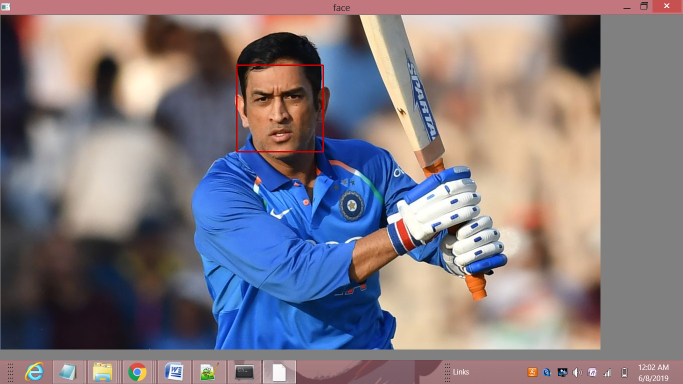
#> input picture Dhoni.png, 1366 x 768 px (shown at 1/2 size)
$ jupyter execute Blurring_an_image.ipynb
#> lines starting #> are read from the running program, lines starting #| are printed output that depends on the picture; after the words box and inside, x2 and y2 are one past the last pixel; in counts of white or black regions, pixels touching at a corner belong together
[cell 1]
import cv2

[cell 2]
img='Dhoni.png'
imgg=cv2.imread(img,1)
#> imgg is the input picture: shape (768, 1366, 3); mean B, G, R 128.6, 121.5, 129.8

[cell 3]
cv2.imshow('Img',imgg)
cv2.waitKey(0)
cv2.destroyAllWindows()

[cell 4]
imgg.shape
#> Out = (768, 1366, 3)

[cell 5]
blur = cv2.blur(imgg,(10,10))
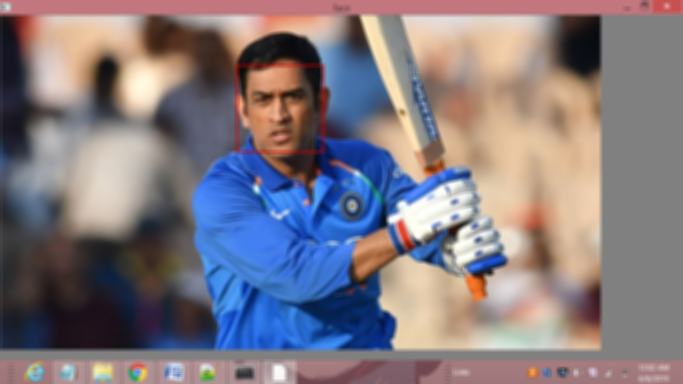
#> blur: shape (768, 1366, 3) (shown at 1/2 size); mean B, G, R 128.6, 121.4, 129.8

[cell 6]
cv2.imshow('Img',blur)
cv2.waitKey(0)
cv2.destroyAllWindows()

[cell 7]
#img[startX:endX, startY:endY] = cv2.blur(img[startX:endX, startY:endY], (23, 23))

imgg[100:300,100:800]=cv2.blur(imgg[100:300,100:800],(50,50))
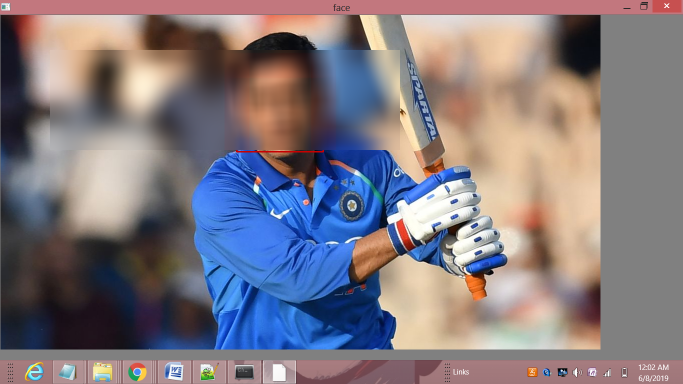
#> imgg: shape (768, 1366, 3) (shown at 1/2 size); 13.32% of pixels changed, all inside (x1, y1, x2, y2) = (100, 100, 800, 300)

[cell 8]
cv2.imshow('Img',imgg)
cv2.waitKey(0)
cv2.destroyAllWindows()

[cell 9]
imggg=cv2.imread(img,1)

[cell 10]
blurr2=cv2.blur(imggg,(20,20))
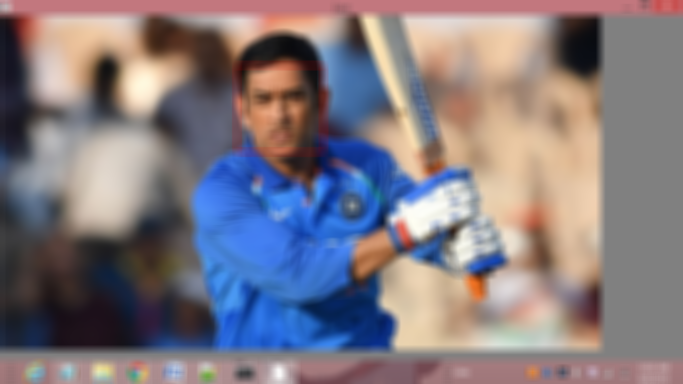
#> blurr2: shape (768, 1366, 3) (shown at 1/2 size); mean B, G, R 128.6, 121.4, 129.8
blurr2[100:300,100:800]=imggg[100:300,100:800]
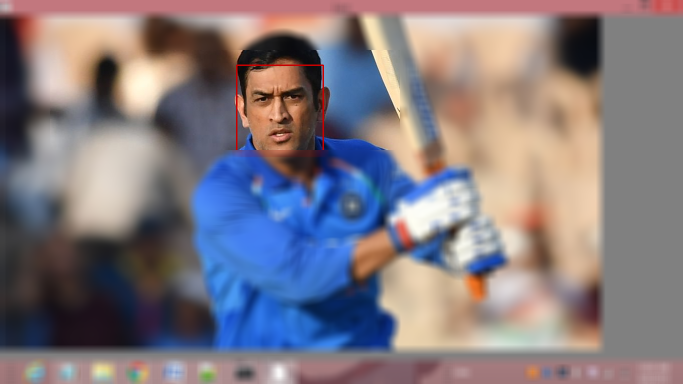
#> blurr2: shape (768, 1366, 3) (shown at 1/2 size); 13.09% of pixels changed, all inside (x1, y1, x2, y2) = (100, 100, 800, 300)

$ run again, with frame1.jpg saved as Dhoni.png
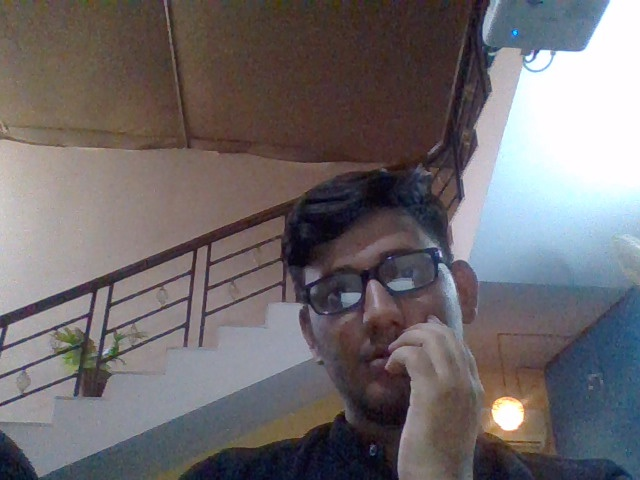
#> input picture frame1.jpg, 640 x 480 px
#> imgg is the input picture: shape (480, 640, 3); mean B, G, R 109.6, 107, 112.1
#> `imgg[100:300,100:800]=cv2.blur(imgg[100:300,100:800],(50,50))`:
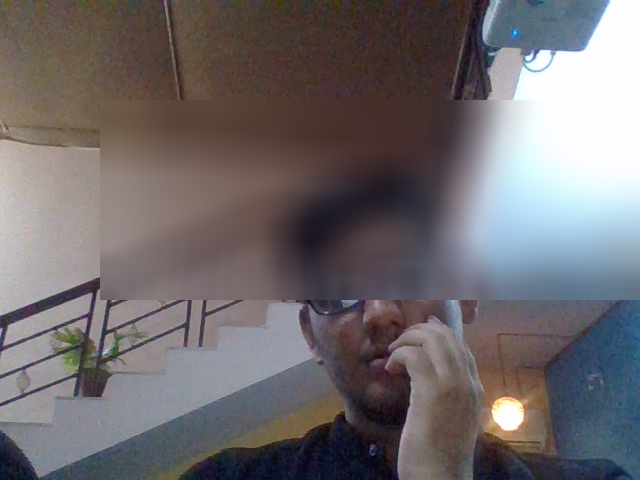
#> imgg: shape (480, 640, 3); mean B, G, R 109.6, 107, 112.1
#> `blurr2[100:300,100:800]=imggg[100:300,100:800]`:
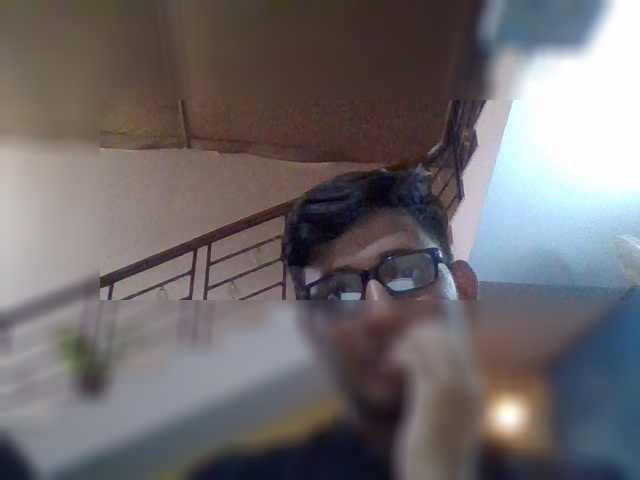
#> blurr2: shape (480, 640, 3); mean B, G, R 109.6, 107, 112.1
